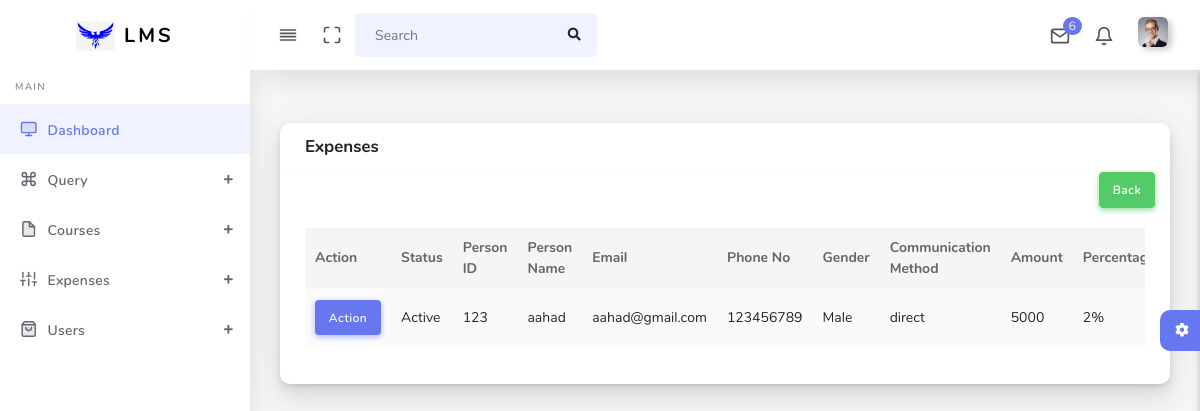
Screenshot of /viewpartner.php (signed in) with the database file from the repository.
### tables this page shows
CREATE TABLE `partner` (
  `pid` int(50) NOT NULL,
  `pstatus` varchar(50) NOT NULL,
  `personid` varchar(50) NOT NULL,
  `pname` varchar(50) NOT NULL,
  `pemail` varchar(50) NOT NULL,
  `pno` varchar(50) NOT NULL,
  `pgen` varchar(50) NOT NULL,
  `commethod` varchar(50) NOT NULL,
  `p_amount` varchar(50) NOT NULL,
  `p_per` varchar(50) NOT NULL,
  `padd` varchar(50) NOT NULL,
  `pimg` varchar(50) NOT NULL
);

### viewpartner.php (the view, shortened to what this page needs)
<?php
include('./include/conn.php');
include('./include/header.php');
?>
<div class="main-content">
        <section class="section">
          <div class="section-body">
            <div class="row">
              <div class="col-12">
                <div class="card">
                  <div class="card-header">
                    <h4>Expenses</h4>
                  </div>
                  <div class="col-lg-12">
              <a href="addpartner.php" class="btn btn-success" style="float:right">Back</a>
            </div>
                  <div class="card-body">
                    <div class="table-responsive">
                      <table class="table table-striped table-hover" id="tableExport" style="width:100%;">
                        <thead>
                          <tr>
                            <th>Action</th>
                            <th>Status</th>
                            <th>Person ID</th>
                            <th>Person Name</th>
                            <th>Email</th>
                            <th>Phone No</th>
                            <th>Gender</th>
                            <th>Communication Method</th>
                            <th>Amount</th>
                            <th>Percentage</th>
                          </tr>
                        </thead>
                        <tbody>
                          <?php
                          $sql="SELECT * FROM `partner`";
                          $run=mysqli_query($conn,$sql);
                          while($fet=mysqli_fetch_array($run)){
                              ?>
                              <tr>
                            <td>
                                <div class="dropdown">
                                    <button class="btn btn-primary" data-toggle="dropdown" id="dmenu" >Action</button>
                                </div>
                            </td>
                            <td><?php echo $fet['pstatus']; ?></td>
                            <td><?php echo $fet['personid']; ?></td>
                            <td><?php echo $fet['pname']; ?></td>
                            <td><?php echo $fet['pemail']; ?></td>
                            <td><?php echo $fet['pno']; ?></td>
                            <td><?php echo $fet['pgen']; ?></td>
                            <td><?php echo $fet['commethod']; ?></td>
                            <td><?php echo $fet['p_amount']; ?></td>
                            <td><?php echo $fet['p_per']; ?></td>
                            </tr>
                              <?php
                          }
                          ?>
                        </tbody>
                      </table>
                    </div>
                  </div>
                </div>
              </div>
            </div>
          </div>
        </section>

### rows the page displays
partner: pstatus "Active", personid "123", pname "aahad", pemail "aahad@gmail.com", pno "123456789", pgen "Male", commethod "direct", p_amount "5000", p_per "2%"
